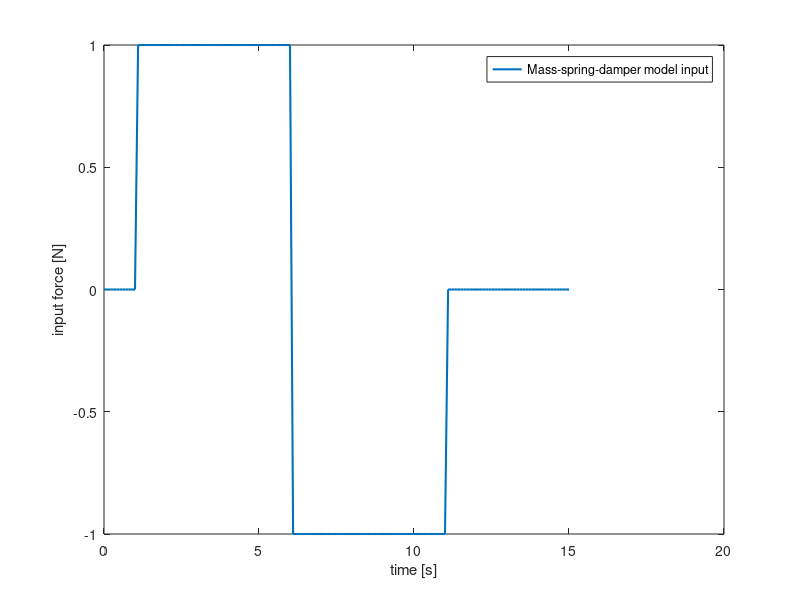

MATLAB code to generate this figure:
% Input generation for mass-spring-damper model
%% Time of simulation
tStart = 0;
tStep  = 0.1;
tStop  = 15;
%% Input data of simulation
% Time data
timeVect = (tStart : tStep : tStop)';
% Force excitation data
inputVect = + (timeVect > 1.0) ...
       - 2 * (timeVect > 6.0) ...
       + (timeVect > 11.0);
%% Plot and save
plot(timeVect, inputVect, 'LineWidth', 1.5);
xlabel('time [s]')
ylabel('input force [N]')
legend('Mass-spring-damper model input')

save('mdsInput.mat', 'timeVect', 'inputVect')
%% Model params 
DAMPER_CONST = 1;
MASS = 1;
SPRING_CONST = 1;
save('modelParams.mat', 'DAMPER_CONST', 'SPRING_CONST', 'MASS');
